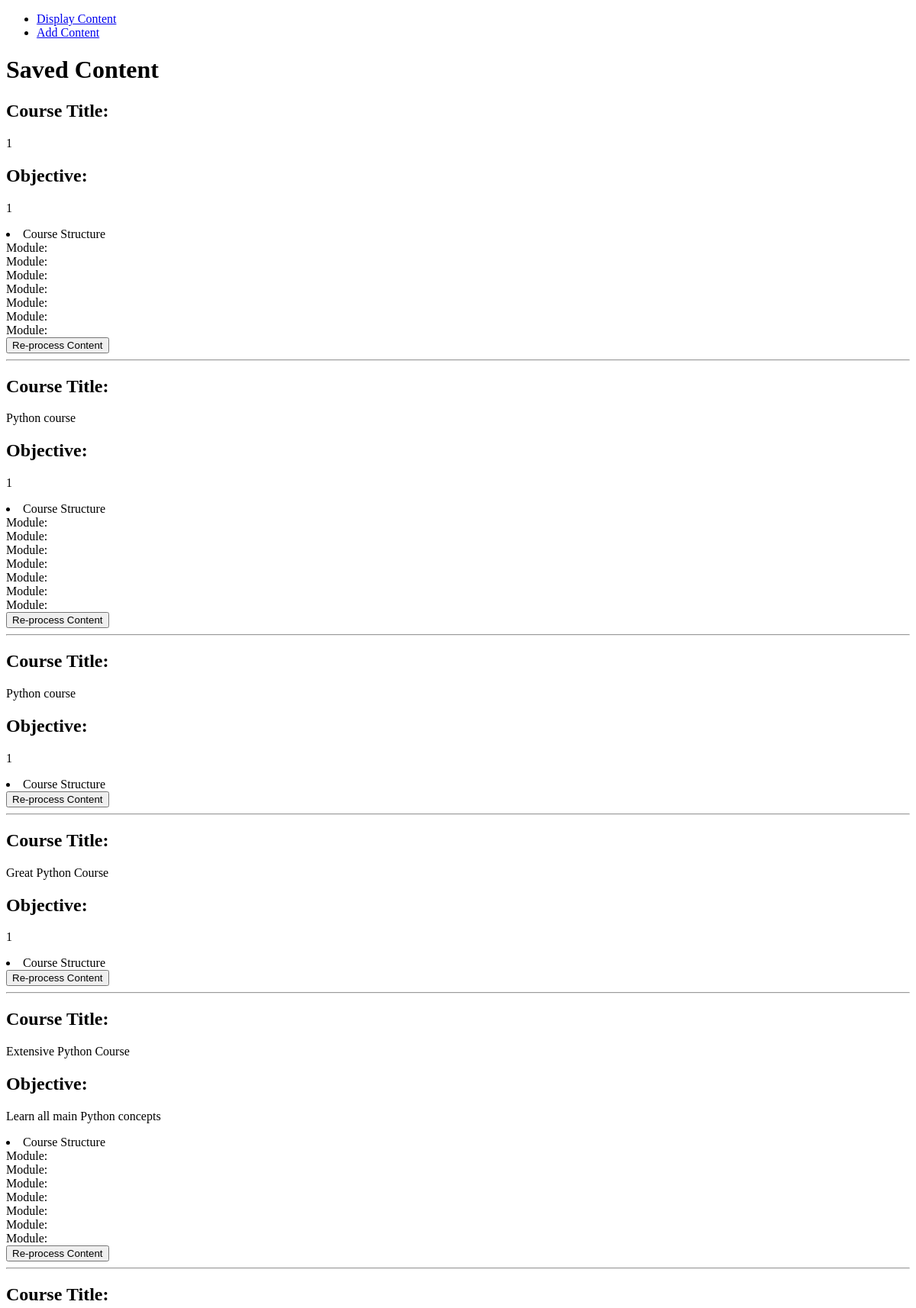
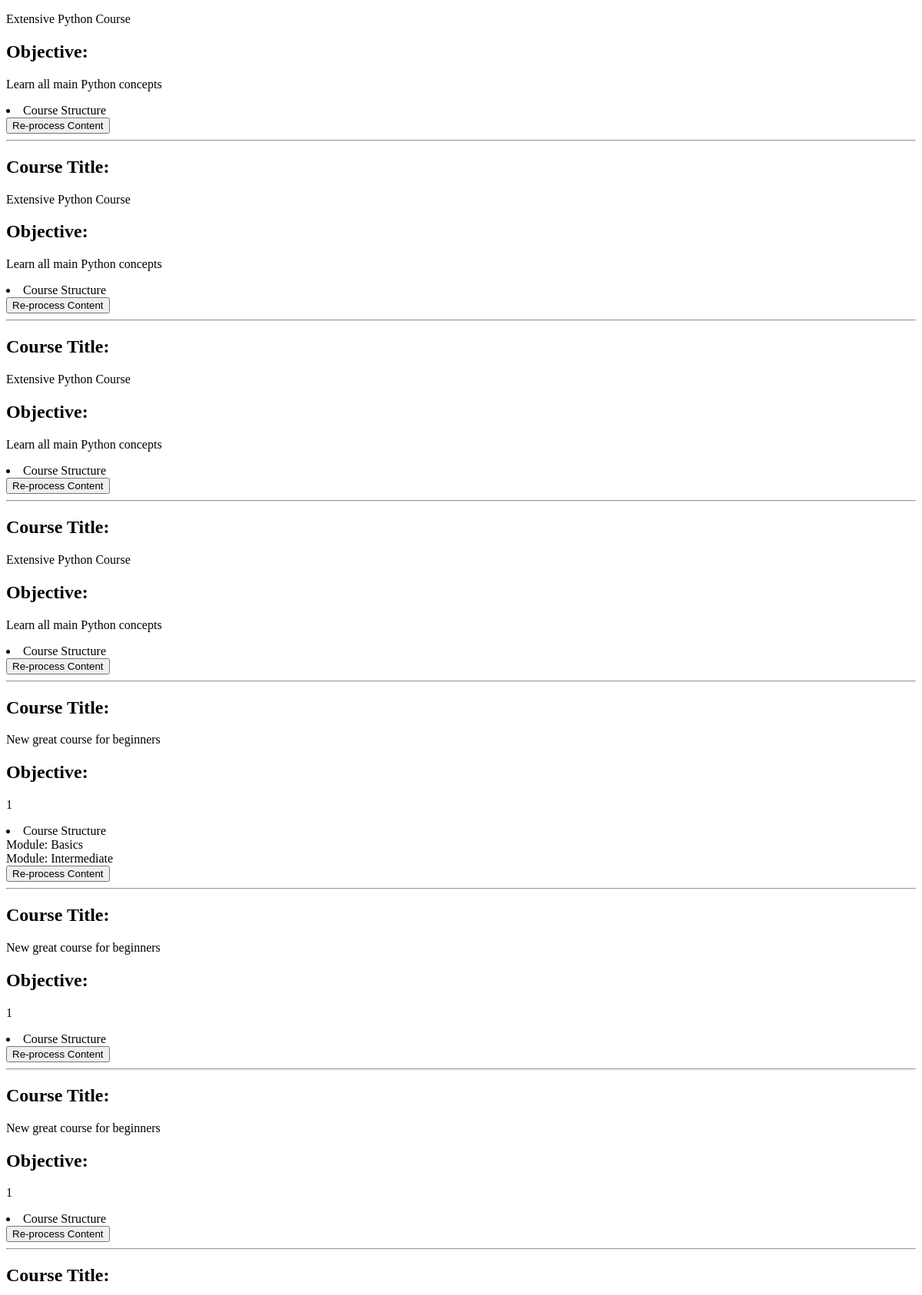
The page /courses//show-content/ (upper part) on the database its author committed (2 pictures, top to bottom).
### courses/models.py (models this page shows, shortened)
class Course(models.Model):
    title = models.CharField(max_length=200)
    description = models.TextField()
    structure = models.JSONField()  # This field will now store a list of module titles
    objective = models.TextField()
    num_lessons = models.IntegerField(default=0)  # New field for number of lessons
    num_tasks = models.IntegerField(default=0)  # New field for number of lessons

### courses/views.py (the view)
# urls.py: path('/show-content/', views.display_content, name='display_content'),
def display_content(request):
    courses = Course.objects.all().order_by('-id')  # Newest first
    return render(request, 'courses/Show_courses_list.html', {'courses': courses})

### courses/templates/courses/Show_courses_list.html (shortened to what this page needs)
{% extends 'courses/base.html' %}
{% block content %}
    <h1>Saved Content</h1>
   {% for course in courses %}
    <div>
        <h2>Course Title:</h2>
        <p>{{ course.title }}</p>
        <h2>Objective:</h2>
        <p>{{ course.objective }}</p>
         <li>Course Structure</li>
        {% for module in course.structure %}
        <div>Module: {{ module.title }}</div>
        {% endfor %}
        <form action="{% url 'process_content' course.id %}" method="post">
            <input type="submit" value="Re-process Content">
        </form>
        <hr>
    </div>
{% empty %}
    <p>No content has been saved yet.</p>
{% endfor %}
{% endblock %}

### rows shown on the page
Course: title "1", objective "1"
Course: title "Python course", objective "1"
Course: title "Python course", objective "1"
Course: title "Great Python Course", objective "1"
Course: title "Extensive Python Course", objective "Learn all main Python concepts"
Course: title "Extensive Python Course", objective "Learn all main Python concepts"
Course: title "Extensive Python Course", objective "Learn all main Python concepts"
Course: title "Extensive Python Course", objective "Learn all main Python concepts"
Course: title "Extensive Python Course", objective "Learn all main Python concepts"
Course: title "New great course for beginners", objective "1", title "Basics" "Intermediate"
Course: title "New great course for beginners", objective "1"
Course: title "New great course for beginners", objective "1"
